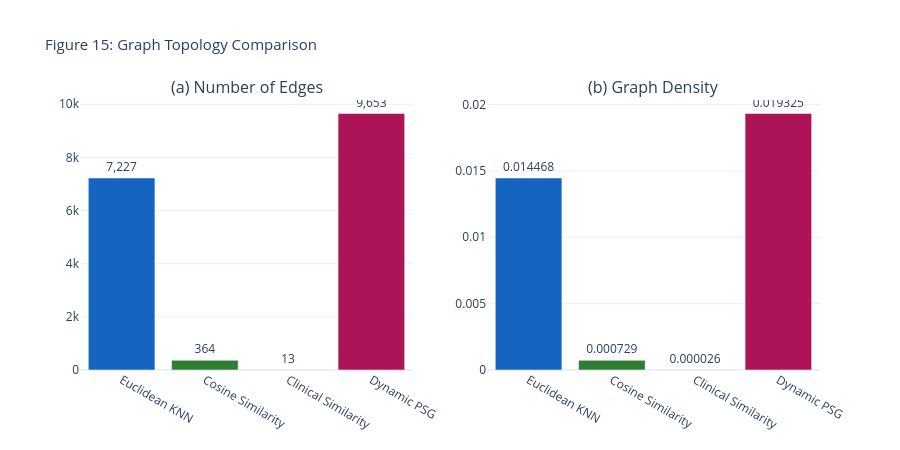

This figure's notebook cell:
### Code cell
# ═══════════════════════════════════════════════════════════════════════
# GRAPH COMPARISON — Plotly
# ═══════════════════════════════════════════════════════════════════════

fig = make_subplots(rows=1, cols=2,
    subplot_titles=["(a) Number of Edges", "(b) Graph Density"])

for name, (ei, ew, stats) in graphs.items():
    color = GRAPH_COLORS[name]
    fig.add_trace(go.Bar(
        x=[name], y=[stats['num_edges']],
        name=name, marker_color=color, showlegend=False,
        text=[f"{stats['num_edges']:,}"], textposition='outside',
    ), row=1, col=1)
    fig.add_trace(go.Bar(
        x=[name], y=[stats['density']],
        name=name, marker_color=color, showlegend=False,
        text=[f"{stats['density']:.6f}"], textposition='outside',
    ), row=1, col=2)

fig.update_layout(
    title_text="Figure 15: Graph Topology Comparison",
    title_font_size=15, template='plotly_white', height=450,
    showlegend=False,
)
fig.show()

### Figure 1 — Plotly figure (JSON) as saved in the notebook; plotly's stock layout.template omitted (floating-point values rounded to 4 significant figures)
{"data": [{"marker": {"color": "#1565C0"}, "name": "Euclidean KNN", "showlegend": false, "text": ["7,227"], "textposition": "outside", "type": "bar", "x": ["Euclidean KNN"], "xaxis": "x", "y": [7227], "yaxis": "y"}, {"marker": {"color": "#1565C0"}, "name": "Euclidean KNN", "showlegend": false, "text": ["0.014468"], "textposition": "outside", "type": "bar", "x": ["Euclidean KNN"], "xaxis": "x2", "y": [0.01447], "yaxis": "y2"}, {"marker": {"color": "#2E7D32"}, "name": "Cosine Similarity", "showlegend": false, "text": ["364"], "textposition": "outside", "type": "bar", "x": ["Cosine Similarity"], "xaxis": "x", "y": [364], "yaxis": "y"}, {"marker": {"color": "#2E7D32"}, "name": "Cosine Similarity", "showlegend": false, "text": ["0.000729"], "textposition": "outside", "type": "bar", "x": ["Cosine Similarity"], "xaxis": "x2", "y": [0.0007287], "yaxis": "y2"}, {"marker": {"color": "#E65100"}, "name": "Clinical Similarity", "showlegend": false, "text": ["13"], "textposition": "outside", "type": "bar", "x": ["Clinical Similarity"], "xaxis": "x", "y": [13], "yaxis": "y"}, {"marker": {"color": "#E65100"}, "name": "Clinical Similarity", "showlegend": false, "text": ["0.000026"], "textposition": "outside", "type": "bar", "x": ["Clinical Similarity"], "xaxis": "x2", "y": [2.603e-05], "yaxis": "y2"}, {"marker": {"color": "#AD1457"}, "name": "Dynamic PSG", "showlegend": false, "text": ["9,653"], "textposition": "outside", "type": "bar", "x": ["Dynamic PSG"], "xaxis": "x", "y": [9653], "yaxis": "y"}, {"marker": {"color": "#AD1457"}, "name": "Dynamic PSG", "showlegend": false, "text": ["0.019325"], "textposition": "outside", "type": "bar", "x": ["Dynamic PSG"], "xaxis": "x2", "y": [0.01933], "yaxis": "y2"}], "layout": {"annotations": [{"font": {"size": 16}, "showarrow": false, "text": "(a) Number of Edges", "x": 0.225, "xanchor": "center", "xref": "paper", "y": 1, "yanchor": "bottom", "yref": "paper"}, {"font": {"size": 16}, "showarrow": false, "text": "(b) Graph Density", "x": 0.775, "xanchor": "center", "xref": "paper", "y": 1, "yanchor": "bottom", "yref": "paper"}], "height": 450, "showlegend": false, "title": {"font": {"size": 15}, "text": "Figure 15: Graph Topology Comparison"}, "xaxis": {"anchor": "y", "domain": [0, 0.45]}, "xaxis2": {"anchor": "y2", "domain": [0.55, 1]}, "yaxis": {"anchor": "x", "domain": [0, 1]}, "yaxis2": {"anchor": "x2", "domain": [0, 1]}}}
